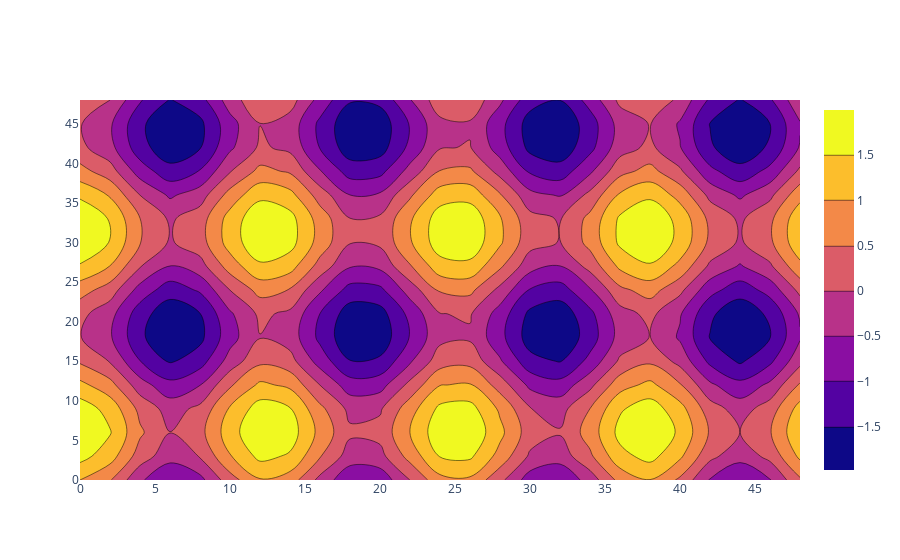

The cell this chart's notebook holds for it:
### Code cell
import plotly.graph_objects as go 
 
 
# Creating the X, Y value that will
# change the values of Z as a function
feature_x = np.arange(0, 50, 2) 
feature_y = np.arange(0, 50, 3) 
 
# Creating 2-D grid of features 
[X, Y] = np.meshgrid(feature_x, feature_y) 
 
Z = np.cos(X / 2) + np.sin(Y / 4) 
 
# plotting the figure
fig = go.Figure(data =
    go.Contour(x = feature_x, y = feature_y, z = Z)) 
 
fig.show()

### Figure 1 — Plotly figure (JSON) as saved in the notebook; plotly's stock layout.template omitted (floating-point values rounded to 4 significant figures; data arrays with more than 128 entries replaced by an {"elided": "..."} marker saying what was removed)
{"data": [{"type": "contour", "x": [0, 2, 4, 6, 8, 10, 12, 14, 16, 18, 20, 22, 24, 26, 28, 30, 32, 34, 36, 38, 40, 42, 44, 46, 48], "y": [0, 3, 6, 9, 12, 15, 18, 21, 24, 27, 30, 33, 36, 39, 42, 45, 48], "z": {"elided": "17x25 float values"}}], "layout": {}}
